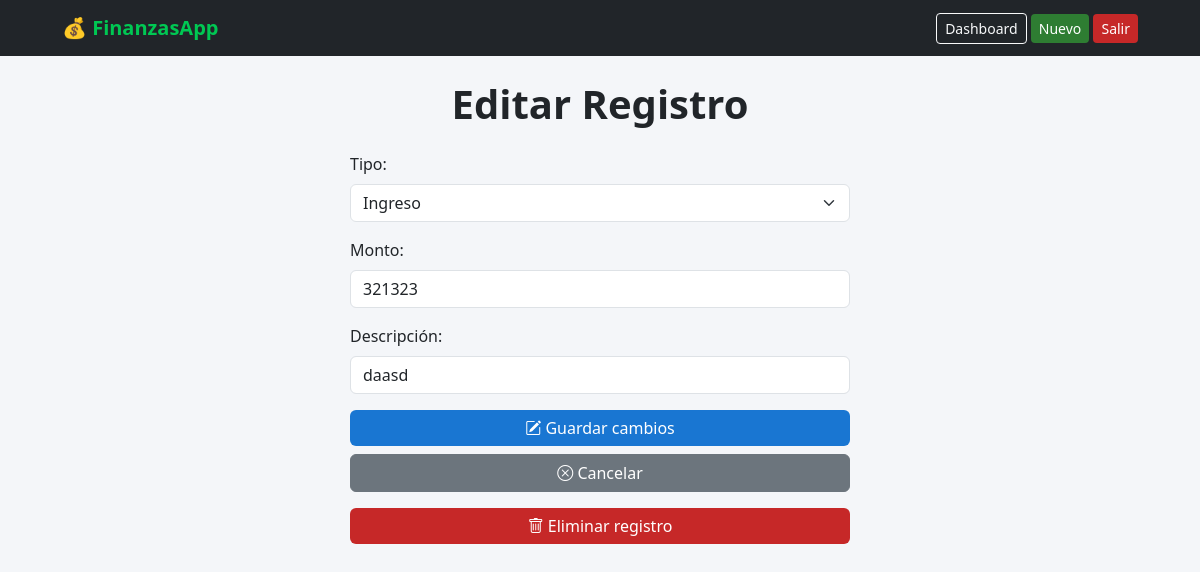
The page /editar/4 (signed in) on the database its author committed.
### app/models.py (models this page shows)
class Registro(db.Model):
    id = db.Column(db.Integer, primary_key=True)
    tipo = db.Column(db.String(10), nullable=False)  # "Ingreso" o "Gasto"
    monto = db.Column(db.Integer, nullable=False)
    descripcion = db.Column(db.String(200), nullable=False)
    fecha = db.Column(db.DateTime, default=datetime.now)
    usuario_id = db.Column(db.Integer, db.ForeignKey('usuario.id'), nullable=False)
    categoria = db.Column(db.String(50))

### app/routes.py (the view, shortened to what this page needs)
@main.route('/editar/<int:id>', methods=['GET', 'POST'])
@login_required
def editar(id):
    registro = Registro.query.get_or_404(id)
    if registro.usuario_id != current_user.id:
        return redirect(url_for('main.dashboard'))
    return render_template('editar.html', registro=registro)

### app/routes.py (called while the page is built)
@login_manager.user_loader
def load_user(user_id):
    return Usuario.query.get(int(user_id))

### app/templates/editar.html (shortened to what this page needs)
{% extends "base.html" %}
{% block content %}
<h1 class="text-center mb-4">Editar Registro</h1>
<form method="POST" class="mx-auto" style="max-width: 500px;">
  <div class="mb-3">
    <label class="form-label">Tipo:</label>
    <select name="tipo" class="form-select">
      <option value="Ingreso" {% if registro.tipo == "Ingreso" %}selected{% endif %}>Ingreso</option>
    </select>
  </div>
  <div class="mb-3">
    <label class="form-label">Monto:</label>
    <input type="number" name="monto" class="form-control" value="{{ registro.monto }}" required>
  </div>
  <div class="mb-3">
    <label class="form-label">Descripción:</label>
    <input type="text" name="descripcion" class="form-control" value="{{ registro.descripcion }}" required>
  </div>
  <button type="submit" class="btn btn-primary w-100">
    <i class="bi bi-pencil-square"></i> Guardar cambios
  </button>
  <a href="{{ url_for('main.dashboard') }}" class="btn btn-secondary w-100 mt-2">
    <i class="bi bi-x-circle"></i> Cancelar
  </a>
</form>
<form action="{{ url_for('main.eliminar', id=registro.id) }}" method="POST" class="mx-auto mt-3" style="max-width: 500px;">
  <button type="submit" class="btn btn-danger w-100"
          onclick="return confirm('¿Seguro que querés eliminar este registro?');">
    <i class="bi bi-trash"></i> Eliminar registro
  </button>
</form>
{% endblock %}

### static/styles.css (style rules this page uses)
body { background-color: #f4f6f9; font-family: 'Segoe UI', Tahoma, Geneva, Verdana, sans-serif; }
h1, h2, h3 { text-align: center; margin-bottom: 20px; font-weight: 600; }
.btn-primary { background-color: #1976d2; border: none; }
.btn-danger { background-color: #c62828; border: none; }

### rows shown on the page
Registro: tipo "Ingreso", monto "321323", descripcion "daasd"
